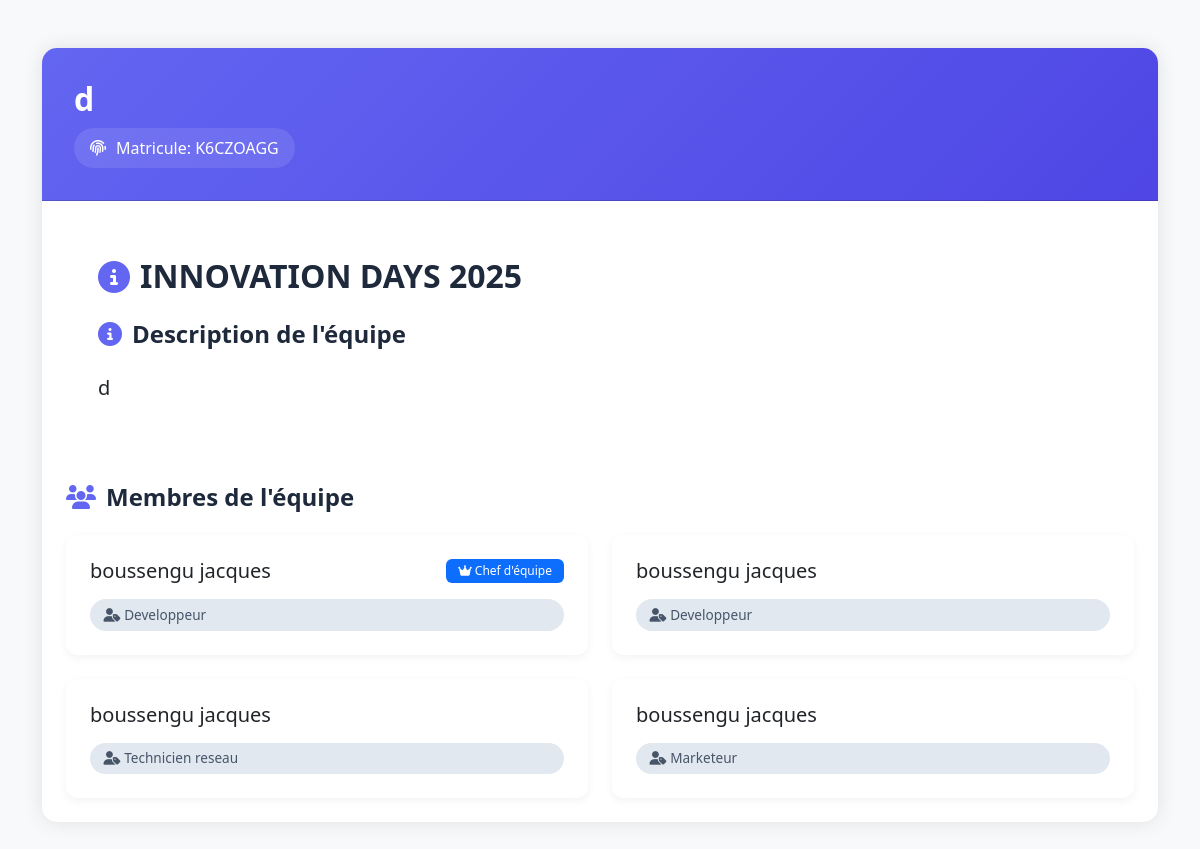
/team-info.php?matricule=K6CZOAGG, run on the app's committed database.
### tables this page shows
CREATE TABLE `membres` (
  `id` int(11) NOT NULL,
  `equipe_id` int(11) DEFAULT NULL,
  `nom` varchar(100) DEFAULT NULL,
  `prenom` varchar(100) DEFAULT NULL,
  `email` varchar(255) DEFAULT NULL,
  `role` varchar(50) DEFAULT NULL,
  `is_chef` tinyint(1) DEFAULT 0,
  `created_at` timestamp NOT NULL DEFAULT current_timestamp()
);

### team-info.php (the view, shortened to what this page needs)
<?php
require_once 'bdd.php';
$matricule = $_GET['matricule'];
try {
    $stmt = $pdo->prepare("
        SELECT e.*, m.*
        FROM equipes e
        LEFT JOIN membres m ON e.id = m.equipe_id
        WHERE e.matricule = ?
    ");
    $stmt->execute([$matricule]);
    $resultats = $stmt->fetchAll(PDO::FETCH_ASSOC);
    $equipe = [
        'nom_equipe' => $resultats[0]['nom_equipe'],
        'description_equipe' => $resultats[0]['description_equipe'],
        'matricule' => $resultats[0]['matricule'],
        'membres' => []
    ];
    foreach ($resultats as $membre) {
        $equipe['membres'][] = [
            'nom' => $membre['nom'],
            'prenom' => $membre['prenom'],
            'role' => $membre['role'],
            'is_chef' => $membre['is_chef']
        ];
    }
?>
    <!DOCTYPE html>
    <html lang="fr">
    <head>
        <link href="https://cdn.jsdelivr.net/npm/bootstrap@5.3.0/dist/css/bootstrap.min.css" rel="stylesheet">
        <link rel="stylesheet" href="https://cdnjs.cloudflare.com/ajax/libs/font-awesome/6.4.0/css/all.min.css">
    </head>
    <body>
        <div class="container py-5">
            <div class="card main-card">
                <div class="card-header">
                    <h2><?php echo htmlspecialchars($equipe['nom_equipe']); ?></h2>
                    <div class="team-info">
                        <i class="fas fa-fingerprint"></i>
                        <span>Matricule: <?php echo htmlspecialchars($equipe['matricule']); ?></span>
                    </div>
                </div>
                <div class="card-body p-4">
                    <div class="description-section">
                    <h2 class="section-title">
                            <i class="fas fa-info-circle"></i>
                            INNOVATION DAYS 2025
                        </h2>
                        <h4 class="section-title">
                            <i class="fas fa-info-circle"></i>
                            Description de l'équipe
                        </h4>
                        <p class="lead"><?php echo nl2br(htmlspecialchars($equipe['description_equipe'])); ?></p>
                    </div>
                    <h4 class="section-title">
                        <i class="fas fa-users"></i>
                        Membres de l'équipe
                    </h4>
                    <div class="row g-4">
                        <?php foreach ($equipe['membres'] as $membre): ?>
                            <div class="col-md-6">
                                <div class="card member-card">
                                    <div class="card-body">
                                        <div class="d-flex justify-content-between align-items-start">
                                            <h5 class="card-title mb-3">
                                                <?php echo htmlspecialchars($membre['prenom'] . ' ' . $membre['nom']); ?>
                                            </h5>
                                            <?php if ($membre['is_chef']): ?>
                                                <span class="badge bg-primary">
                                                    <i class="fas fa-crown"></i> Chef d'équipe
                                                </span>
                                            <?php endif; ?>
                                        </div>
                                        <div class="role-badge">
                                            <i class="fas fa-user-tag"></i>
                                            <?php echo htmlspecialchars(ucfirst(str_replace('_', ' ', $membre['role']))); ?>
                                        </div>
                                    </div>
                                </div>
                            </div>
                        <?php endforeach; ?>
                    </div>
                </div>
            </div>
        </div>
    </body>
    </html>
<?php
} catch (PDOException $e) {
    die("Erreur : " . $e->getMessage());
}
?>

### team-info.php (style rules this page uses)
body { background: #f8f9fa; font-family: 'Segoe UI', Tahoma, Geneva, Verdana, sans-serif; }
.main-card { border: none; border-radius: 15px; box-shadow: 0 0 20px rgba(0, 0, 0, 0.1); margin-bottom: 30px; }
.card-header { background: linear-gradient(135deg, #6366f1 0%, #4f46e5 100%); color: white; border-radius: 15px 15px 0 0 !important; padding: 2rem; }
.card-header h2 { margin: 0; font-weight: 600; }
.member-card { border: none; border-radius: 12px; box-shadow: 0 3px 10px rgba(0, 0, 0, 0.05); transition: transform 0.2s ease-in-out; }
.member-card .card-body { padding: 1.5rem; }
.badge { padding: 0.5em 1em; font-weight: 500; }
.role-badge { background-color: #e2e8f0; color: #475569; font-size: 0.85rem; padding: 0.4em 1em; border-radius: 20px; }
.description-section { background: white; padding: 2rem; border-radius: 12px; margin-bottom: 2rem; }
.team-info { display: inline-flex; align-items: center; gap: 10px; background: rgba(255, 255, 255, 0.1); padding: 0.5rem 1rem; border-radius: 30px; margin-top: 10px; }
.section-title { color: #1e293b; font-weight: 600; margin-bottom: 1.5rem; display: flex; align-items: center; gap: 10px; }
.section-title i { color: #6366f1; }

### data on the page
membres: prenom+nom "boussengu jacques", is_chef 1 (drawn), role "Developpeur"
membres: prenom+nom "boussengu jacques", role "Developpeur"
membres: prenom+nom "boussengu jacques", role "Technicien reseau"
membres: prenom+nom "boussengu jacques", role "Marketeur"

### other printed values
$equipe['nom_equipe'] "d"
$equipe['matricule'] "K6CZOAGG"
$equipe['description_equipe'] "d"
